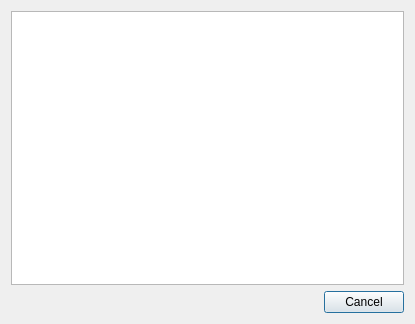
<?xml version="1.0" encoding="UTF-8"?>
<ui version="4.0">
 <class>PreviewPlot</class>
 <widget class="QDialog" name="PreviewPlot">
  <property name="geometry">
   <rect>
    <x>0</x>
    <y>0</y>
    <width>415</width>
    <height>324</height>
   </rect>
  </property>
  <property name="windowTitle">
   <string>Dialog</string>
  </property>
  <property name="modal">
   <bool>true</bool>
  </property>
  <layout class="QGridLayout" name="gridLayout">
   <item row="0" column="0">
    <widget class="SvgView" name="plotView"/>
   </item>
   <item row="1" column="0">
    <widget class="QDialogButtonBox" name="buttonBox">
     <property name="orientation">
      <enum>Qt::Horizontal</enum>
     </property>
     <property name="standardButtons">
      <set>QDialogButtonBox::Cancel</set>
     </property>
    </widget>
   </item>
  </layout>
 </widget>
 <customwidgets>
  <customwidget>
   <class>SvgView</class>
   <extends>QGraphicsView</extends>
   <header>src/plot/svgview.h</header>
  </customwidget>
 </customwidgets>
 <resources/>
 <connections>
  <connection>
   <sender>buttonBox</sender>
   <signal>accepted()</signal>
   <receiver>PreviewPlot</receiver>
   <slot>accept()</slot>
   <hints>
    <hint type="sourcelabel">
     <x>248</x>
     <y>254</y>
    </hint>
    <hint type="destinationlabel">
     <x>157</x>
     <y>274</y>
    </hint>
   </hints>
  </connection>
  <connection>
   <sender>buttonBox</sender>
   <signal>rejected()</signal>
   <receiver>PreviewPlot</receiver>
   <slot>reject()</slot>
   <hints>
    <hint type="sourcelabel">
     <x>316</x>
     <y>260</y>
    </hint>
    <hint type="destinationlabel">
     <x>286</x>
     <y>274</y>
    </hint>
   </hints>
  </connection>
 </connections>
</ui>
